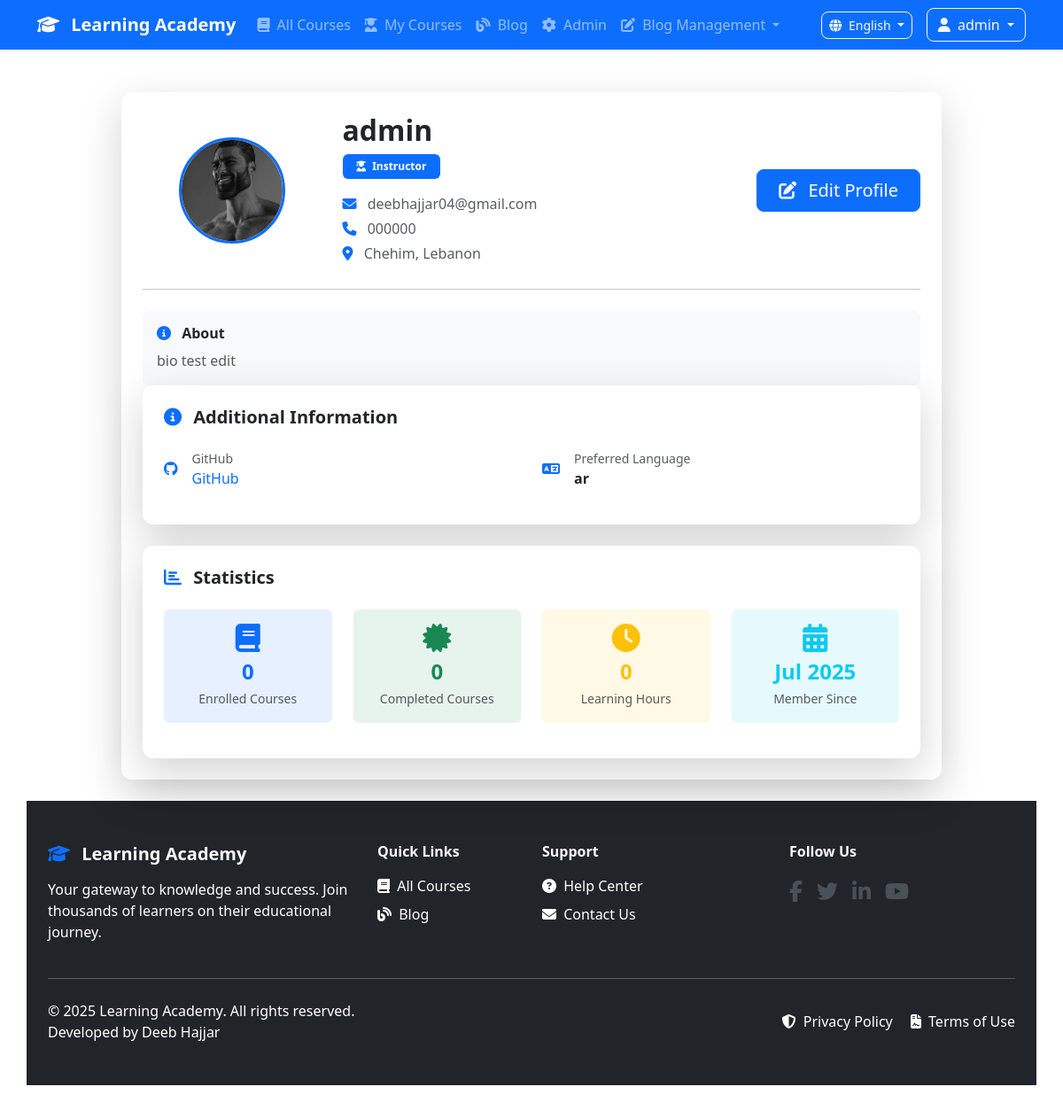
The page /accounts/profile/admin/ (signed in) on the database as committed earlier.
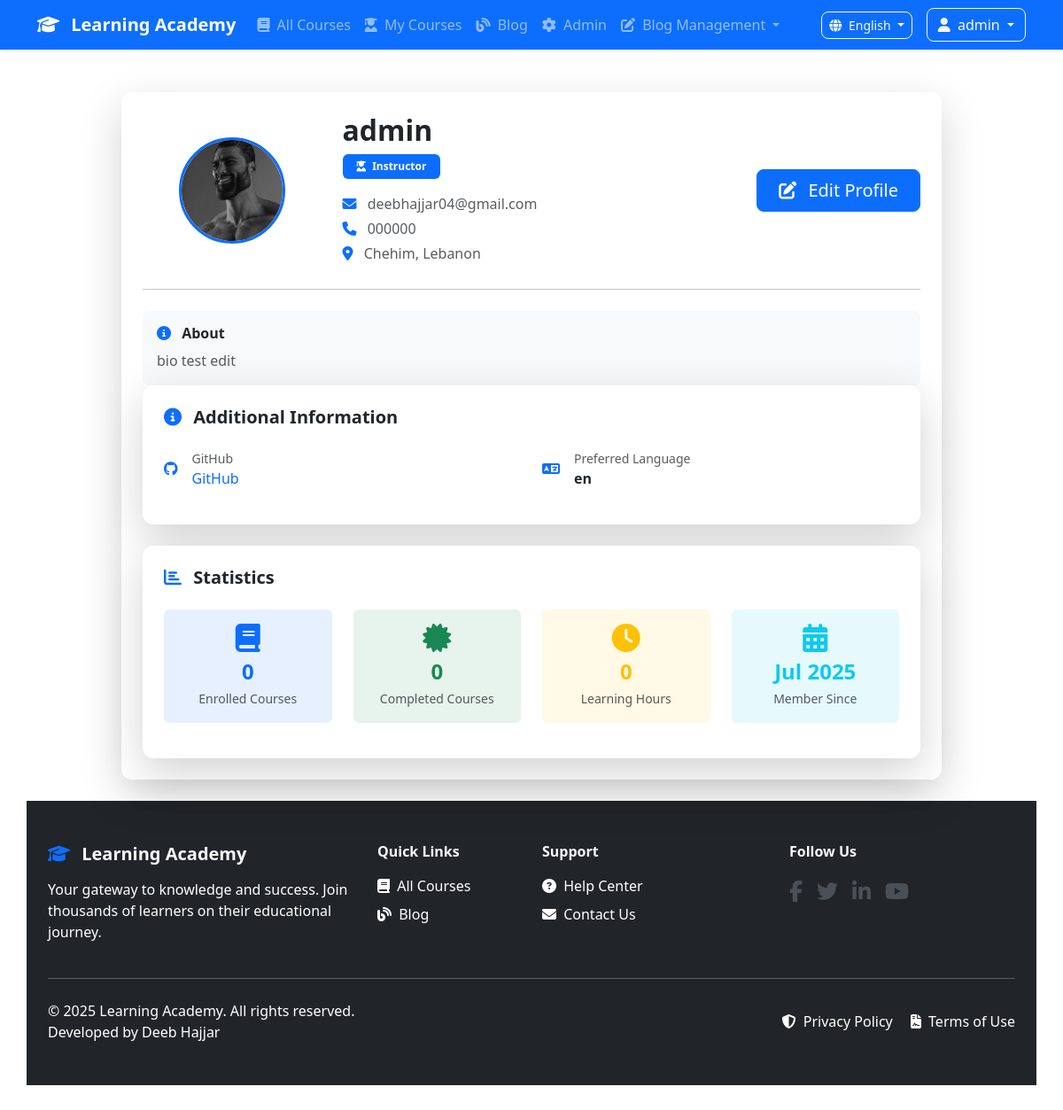
The same page on the database as committed later.
### accounts/models.py (models this page shows, shortened)
class Profile(models.Model):
    user = models.OneToOneField(User, on_delete=models.CASCADE)
    website = models.URLField(blank=True, null=True)
    linkedin = models.URLField(blank=True, null=True)
    github = models.URLField(blank=True, null=True)
    preferred_language = models.CharField(
        max_length=2,
        choices=[('ar', 'العربية'), ('en', 'English')],
        default='en'
    )
    newsletter_subscription = models.BooleanField(default=True)
    email_notifications = models.BooleanField(default=True)
    class Meta:
        verbose_name = 'Profile'
        verbose_name_plural = 'Profiles'

### accounts/views.py (the view)
# urls.py: path('profile/<str:username>/', views.profile_view, name='profile'),
@login_required
def profile_view(request, username):
    user = get_object_or_404(User, username=username)
    profile, created = Profile.objects.get_or_create(user=user)
    context = {
        'user': user,
        'profile': profile,
        'is_owner': request.user == user,
    }
    return render(request, 'account/profile.html', context)

### accounts/models.py (called while the page is built)
    def get_full_name(self):
        return f"{self.first_name} {self.last_name}".strip() or self.username

### core/context_processors.py (called while the page is built)
def site_settings(request):
    return {
        'site_settings': SiteSettings.objects.first()
    }

### templates/account/profile.html (shortened to what the changed rows need)
{% extends 'base.html' %}
{% load i18n %}
{% block content %}
<div class="container py-5">
    <div class="row justify-content-center">
        <div class="col-lg-10">
            <div class="card border-0 shadow-lg mb-4">
                <div class="card-body p-4">
                    <div class="row align-items-center">
                        <div class="col-md-6">
                            <h2 class="fw-bold mb-2 text-dark">{{ user.get_full_name|default:user.username }}</h2>
                        </div>
                    </div>
            {% if profile.website or profile.linkedin or profile.github or profile.preferred_language %}
            <div class="card border-0 shadow-lg mb-4">
                <div class="card-body p-4">
                    <div class="row">
                        {% if profile.preferred_language %}
                        <div class="col-md-6 mb-3">
                            <div class="d-flex align-items-center">
                                <i class="fas fa-language me-3 text-primary"></i>
                                <div>
                                    <small class="text-muted d-block">{% trans "Preferred Language" %}</small>
                                    <span class="fw-semibold">{{ profile.preferred_language }}</span>
                                </div>
                            </div>
                        </div>
                        {% endif %}
                    </div>
                </div>
            </div>
            {% endif %}
        </div>
    </div>
</div>
{% endblock %}

Rows that differ between the two databases and show on the page:
changed Profile: preferred_language "ar" → "en"
